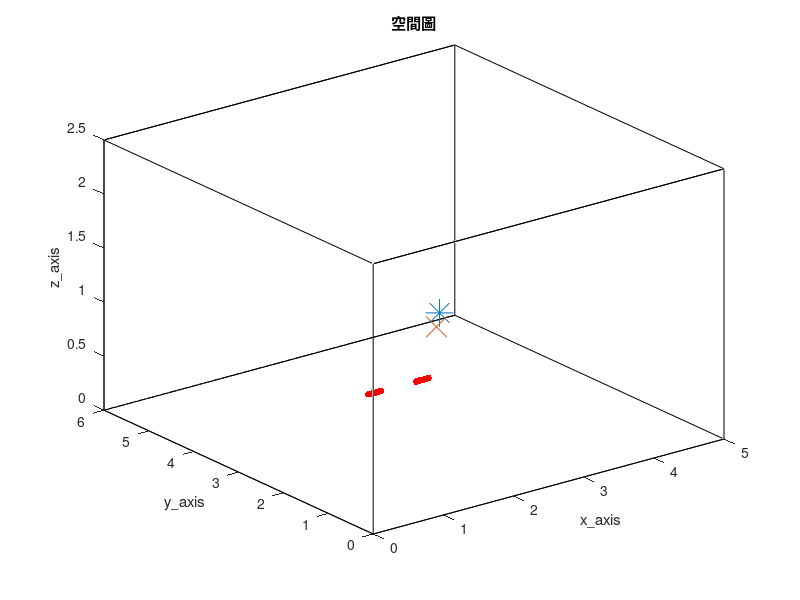

MATLAB code for this plot: (Note: this script raises an error after producing the figure.)
clc; clear;
close all;

tic

%% RIR parameter %%
SorNum = 1;                                              % source number
%%%%%%%%%%%%%%%%%%%%%%%%%%%%%%%%%%%%%%%%%%%%%%%%%%%%%%%%%%%%%%%%%%%%%%%%%%%%%%%%%%%%%%%%%%%%%%%%%%%%%%%%%%%%%%%%%%%
MicNum = 20;                                             % number of microphone
%%%%%%%%%%%%%%%%%%%%%%%%%%%%%%%%%%%%%%%%%%%%%%%%%%%%%%%%%%%%%%%%%%%%%%%%%%%%%%%%%%%%%%%%%%%%%%%%%%%%%%%%%%%%%%%%%%%
c = 343;                                                 % Sound velocity (m/s)
fs = 16000;                                              % Sample frequency (samples/s)

% subarray %
sa_center = [1, 1, 1];
MicPos = zeros(MicNum, 3);
sa_space = 0.25;
mic_space = 0.02;
for i = 1:MicNum/2
    MicPos(i, :) = [sa_center(1, 1)-sa_space-(MicNum/2-i)*mic_space, sa_center(1, 2), sa_center(1, 3)];
    MicPos(MicNum/2+i, :) = [sa_center(1, 1)+sa_space+(i-1)*mic_space, sa_center(1, 2), sa_center(1, 3) ];
end

referencce_point = [2.5, 2.5, 1];

SorPos = [2.8, 2.9, 1];                                    % source position (m)
room_dim = [5, 6, 2.5];                                  % Room dimensions [x y z] (m)
%%%%%%%%%%%%%%%%%%%%%%%%%%%%%%%%%%%%%%%%%%%%%%%%%%%%%%%%%%%%%%%%%%%%%%%%%%%%%%%%%%%%%%%%%%%%%%%%%%%%%%%%%%%%%%%%%%%
reverberation_time = 0.2;                                % Reverberation time (s)
points_rir = 2048;                                       % Number of rir points (需比 reverberation time 還長)
%%%%%%%%%%%%%%%%%%%%%%%%%%%%%%%%%%%%%%%%%%%%%%%%%%%%%%%%%%%%%%%%%%%%%%%%%%%%%%%%%%%%%%%%%%%%%%%%%%%%%%%%%%%%%%%%%%%
mtype = 'omnidirectional';                               % Type of microphone
order = -1;                                              % -1 equals maximum reflection order!
dim = 3;                                                 % Room dimension
orientation = 0;                                         % Microphone orientation (rad)
hp_filter = 1;                                           % Disable high-pass filter

% 畫空間圖 %
figure(1);
plot3( [0 room_dim(1, 1) room_dim(1, 1) 0 0 0 room_dim(1, 1) room_dim(1, 1) 0 0 room_dim(1, 1) room_dim(1, 1) 0 0 room_dim(1, 1) room_dim(1, 1)], ...
       [0 0 room_dim(1, 2) room_dim(1, 2) 0 0 0 room_dim(1, 2) room_dim(1, 2) room_dim(1, 2) room_dim(1, 2) room_dim(1, 2) room_dim(1, 2) 0 0 0], ...
       [0 0 0 0 0 room_dim(1, 3) room_dim(1, 3) room_dim(1, 3) room_dim(1, 3) 0 0 room_dim(1, 3) room_dim(1, 3) room_dim(1, 3) room_dim(1, 3) 0] , 'k')
hold on
plot3(MicPos(:, 1), MicPos(:, 2), MicPos(:, 3), 'r.', 'MarkerSize', 15)
hold on
plot3(SorPos(:, 1), SorPos(:, 2), SorPos(:, 3), '*', 'MarkerSize', 20)
hold on
plot3(referencce_point(:, 1), referencce_point(:, 2), referencce_point(:, 3), 'x', 'MarkerSize', 15)
hold off
xlabel('x\_axis')
ylabel('y\_axis')
zlabel('z\_axis')
title('空間圖')
shg

angle_ground_truth = acos((SorPos-referencce_point)*[0; 1; 0]/norm(SorPos-referencce_point))/pi*180;
distance_ground_truth = norm(SorPos-referencce_point);

%% generate ground-truth RIR (h) %%
% 產生 RIR 和存.mat 檔 %
h = rir_generator(c, fs, MicPos, SorPos, room_dim, reverberation_time, points_rir, mtype, order, dim, orientation, hp_filter);
rir_filename_str = ['h\h_for_localization_', string(reverberation_time), 'x', string(MicNum), 'x', string(points_rir), '.mat'];
rir_filemane = join(rir_filename_str, '');
save(rir_filemane, 'h')

% load RIR 的 .mat 檔 %
rir_filename_str = ['h\h_for_localization_', string(reverberation_time), 'x', string(MicNum), 'x', string(points_rir), '.mat'];
rir_filemane = join(rir_filename_str, '');
load(rir_filemane)

look_mic = 1;
h_yaxis_upperlimit = max(h(look_mic, :)) + 0.01;
h_yaxis_underlimit = min(h(look_mic, :)) - 0.01;
% 畫 ground-truth RIR time plot %
figure(2)
plot(h(look_mic, :), 'r');
ylim([h_yaxis_underlimit h_yaxis_upperlimit])
title('ground-truth RIR')
xlabel('points')
ylabel('amplitude')
shg

[~, argmax_tf] = max(abs(h.'));

%% window parameter %%
NFFT = 1024;
hopsize = 256;
win = hamming(NFFT);
frequency = NFFT/2 + 1;
freqs_vector = linspace(0, fs/2, frequency);

%% 讀音檔 or 產生 white noise source (source) %%
Second = 23;
SorLen =  Second*fs;

% load speech source %
% [source_transpose, fs] = audioread('245.wav', [1, SorLen]);    % speech source
% source = source_transpose.';

% load white noise source %
source = wgn(1, SorLen, 0);                                    % white noise source

%% 產生麥克風訊號，先在時域上 convolution 再做 stft (y_nodelay y_delay Y_delay ) %%
% convolution source and RIR %
as = zeros(MicNum, points_rir+SorLen-1);
for i = 1 : MicNum
    as(i, :) = conv(h(i, :), source);
end

y_nodelay = as(:, 1:SorLen);
y_nodelay_transpose = y_nodelay.';
[Y_nodelay, ~, ~] = stft(y_nodelay_transpose, fs, Window=win, OverlapLength=NFFT-hopsize, FFTLength=NFFT, FrequencyRange='onesided');
NumOfFrame = size(Y_nodelay, 2);

%% compute Ryy %%
Ryy = zeros(MicNum, MicNum, frequency);
for_fac = 0.001;
for n = 1:frequency
    for FrameNo = 1:NumOfFrame
%         Ryy(:, :, n) = for_fac*Ryy(:, :, n) + (1-for_fac)*squeeze(Y_nodelay(n, FrameNo, :))*squeeze(Y_nodelay(n, FrameNo, :))';
        Ryy(:, :, n) = Ryy(:, :, n) + squeeze(Y_nodelay(n, FrameNo, :))*squeeze(Y_nodelay(n, FrameNo, :))';

    end
    
end

Ryy = Ryy/NumOfFrame;

%% compute P_N %%
P_N = zeros(MicNum, MicNum, frequency);
for n = 1:frequency
   [U, D] = eig(Ryy(:, :, n));
   [~, D_max_index] = max(diag(D));
   U_S = U(:, D_max_index);
   P_N(:, :, n) = eye(MicNum) - U_S*U_S';

end

%% redefine MicPos %%
MicPos = MicPos - referencce_point;

%% check angle function is convex or not %%
angle = 0:1:359;
array_output_power = zeros(frequency, size(angle, 2));
output_power_sum = zeros(size(angle, 2), 1);

dia_load_beamformer = 10^(-2);
frequency_lower_bound = 400;

angle_count = 0;

for ang = angle
    angle_count = angle_count + 1;
    kappa = [sind(ang), cosd(ang), 0];
    for n = frequency_lower_bound:frequency
        omega = 2*pi*freqs_vector(n);
        steer_vec = exp(1j*omega/c*kappa*MicPos.').';

        array_output_power(n, angle_count) = 1/(steer_vec'*inv(Ryy(:, :, n)+dia_load_beamformer*eye(MicNum))*steer_vec);
        output_power_sum(angle_count, :) = output_power_sum(angle_count, :) + abs(array_output_power(n, angle_count));

%         array_output_power(n, angle_count) = 1/(steer_vec'*P_N(:, :, n)*steer_vec);
%         output_power_sum(angle_count, :) = output_power_sum(angle_count, :) + abs(array_output_power(n, angle_count));

    end

end

[meshgrid_x, meshgrid_y] = meshgrid(angle ,freqs_vector(frequency_lower_bound:frequency));
figure(3);
mesh(meshgrid_x, meshgrid_y, 10*log10(abs(array_output_power(frequency_lower_bound:frequency, :))))
colorbar
view(2)
title('output power')
xlabel('angle')
ylabel('frequency')

figure(4)
plot(angle, output_power_sum.');
title('output power as function of angle')
xlabel('angle')
ylabel('output power')
shg

%% GSS for angle-wise freefield plane wave localization %%
[~, max_index] = max(output_power_sum);
left_bound = angle(:, max_index-1);
right_bound = angle(:, max_index+1);

golden_ratio = (1+sqrt(5))/2;
search_ratio = golden_ratio - 1;
stop_criteron = 1e-7;

iteration_times_angle = 0;

while 1
    iteration_times_angle = iteration_times_angle + 1;
    left_insert = right_bound - search_ratio*(right_bound-left_bound);
    right_insert = left_bound + search_ratio*(right_bound-left_bound);
    
    left_insert_output = GSS_MPDR_angle_obj_func(left_insert, frequency_lower_bound, frequency, freqs_vector, c, MicPos, Ryy, MicNum, dia_load_beamformer);
    right_insert_output = GSS_MPDR_angle_obj_func(right_insert, frequency_lower_bound, frequency, freqs_vector, c, MicPos, Ryy, MicNum, dia_load_beamformer);

    if left_insert_output > right_insert_output
        right_bound = right_insert;
    elseif left_insert_output <= right_insert_output
        left_bound = left_insert;
    end

    if right_bound-left_bound < stop_criteron
        break
    end

end

angle_final = (left_bound+right_bound)/2;

%% check distance function is convex or not %%
distance = 0:0.1:2.1;
array_output_power = zeros(frequency, size(distance, 2));
output_power_sum = zeros(size(distance, 2), 1);
frequency_lower_bound = 1;

distance_count = 0;

for dis = distance
    distance_count = distance_count + 1;
    source_pos = [dis*sind(angle_ground_truth), dis*cosd(angle_ground_truth), 0];

    r = zeros(MicNum, 1);
    for i = 1 : MicNum
        r(i, :) =  sqrt(sum((source_pos - MicPos(i, :)).^2));
    end

    for n = frequency_lower_bound:frequency
        omega = 2*pi*freqs_vector(n);
        steer_vec = exp(-1j*omega/c*r)./r;

%         array_output_power(n, distance_count) = steer_vec'*Ryy(:, :, n)*steer_vec;
%         output_power_sum(distance_count, :) = output_power_sum(distance_count, :) + abs(array_output_power(n, distance_count));

        array_output_power(n, distance_count) = 1/(steer_vec'*P_N(:, :, n)*steer_vec);
        output_power_sum(distance_count, :) = output_power_sum(distance_count, :) + abs(array_output_power(n, distance_count));
        
    end

end

[meshgrid_x, meshgrid_y] = meshgrid(distance ,freqs_vector(frequency_lower_bound:frequency));
figure(5);
mesh(meshgrid_x, meshgrid_y, 10*log10(abs(array_output_power(frequency_lower_bound:frequency, :))))
colorbar
view(2)
title('pseudo spectrum')
xlabel('distance')
ylabel('frequency')


figure(6)
plot(distance, output_power_sum.');
title('spectrum magnitude as function of distance')
xlabel('distance')
ylabel('magnitude')
shg

%% GSS for distnce-wise MUSIC %%
output_power_sum = islocalmax(output_power_sum);
[~, max_index] = max(output_power_sum);
left_bound = distance(:, max_index-1);
right_bound = distance(:, max_index+1);

golden_ratio = (1+sqrt(5))/2;
search_ratio = golden_ratio - 1;
stop_criteron = 1e-7;

iteration_times_distnce = 0;
left_move = 1;
right_move = 1;

while 1
    iteration_times_distnce = iteration_times_distnce + 1;
    left_insert = right_bound - search_ratio*(right_bound-left_bound);
    right_insert = left_bound + search_ratio*(right_bound-left_bound);

    if right_move == 1 && left_move == 1
        left_insert_output = GSS_MUSIC_distance_obj_func(left_insert, angle_ground_truth, MicNum, MicPos, frequency_lower_bound, frequency, freqs_vector, c, P_N);
        right_insert_output = GSS_MUSIC_distance_obj_func(right_insert, angle_ground_truth, MicNum, MicPos, frequency_lower_bound, frequency, freqs_vector, c, P_N);
        right_move = 0;
        leftt_move = 0;

    elseif right_move == 1 && left_move == 0
        right_insert_output = left_insert_output;
        left_insert_output = GSS_MUSIC_distance_obj_func(left_insert, angle_ground_truth, MicNum, MicPos, frequency_lower_bound, frequency, freqs_vector, c, P_N);
        right_move = 0;

    elseif right_move == 0 && left_move == 1
        left_insert_output = right_insert_output;
        right_insert_output = GSS_MUSIC_distance_obj_func(right_insert, angle_ground_truth, MicNum, MicPos, frequency_lower_bound, frequency, freqs_vector, c, P_N);
        leftt_move = 0;

    end

    if left_insert_output > right_insert_output
        right_bound = right_insert;
        right_move = 1;

    elseif left_insert_output <= right_insert_output
        left_bound = left_insert;
        left_move = 1;

    end

    if right_bound-left_bound < stop_criteron
        break

    end

end

distance_final = (left_bound+right_bound)/2;

toc
